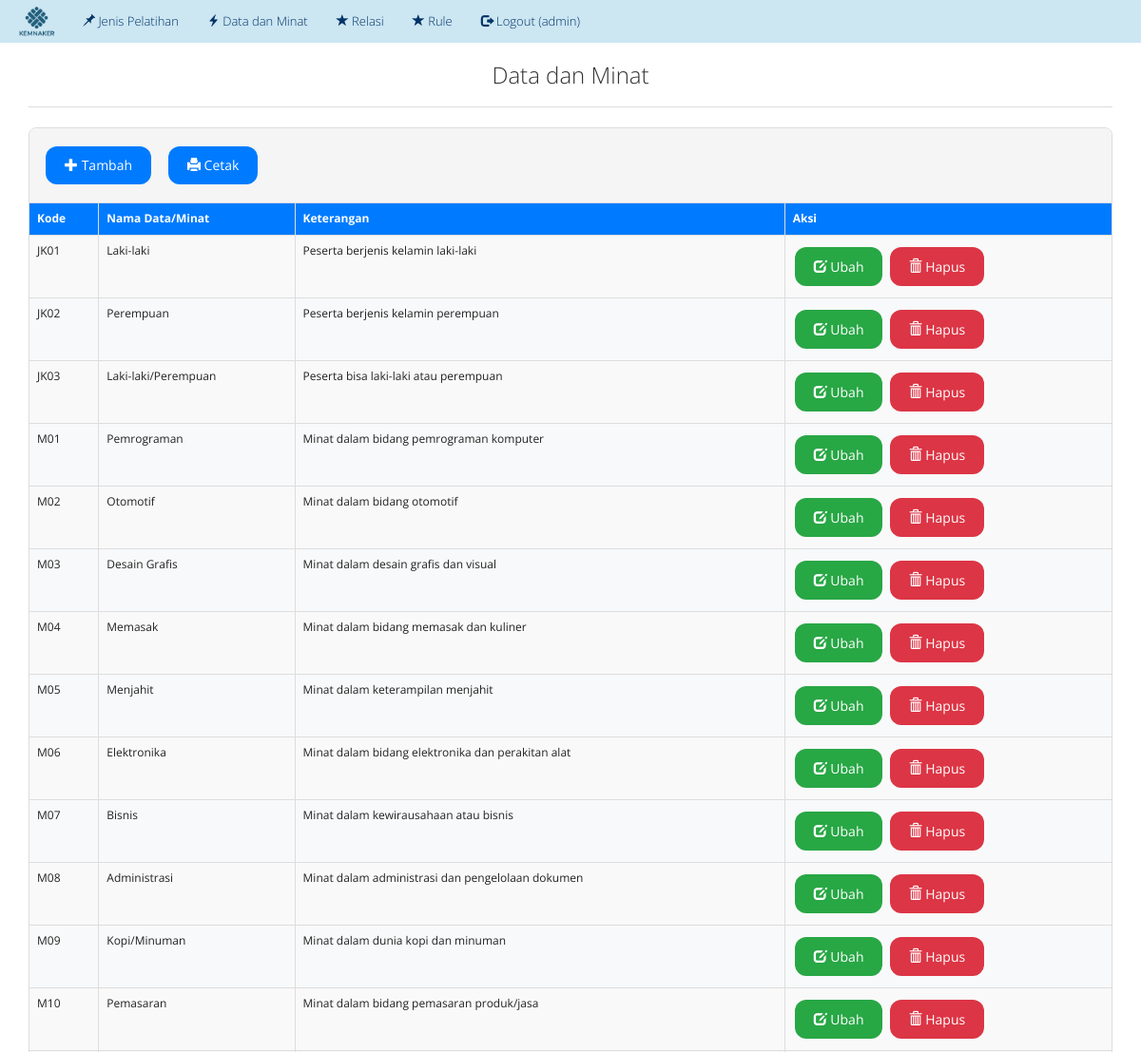
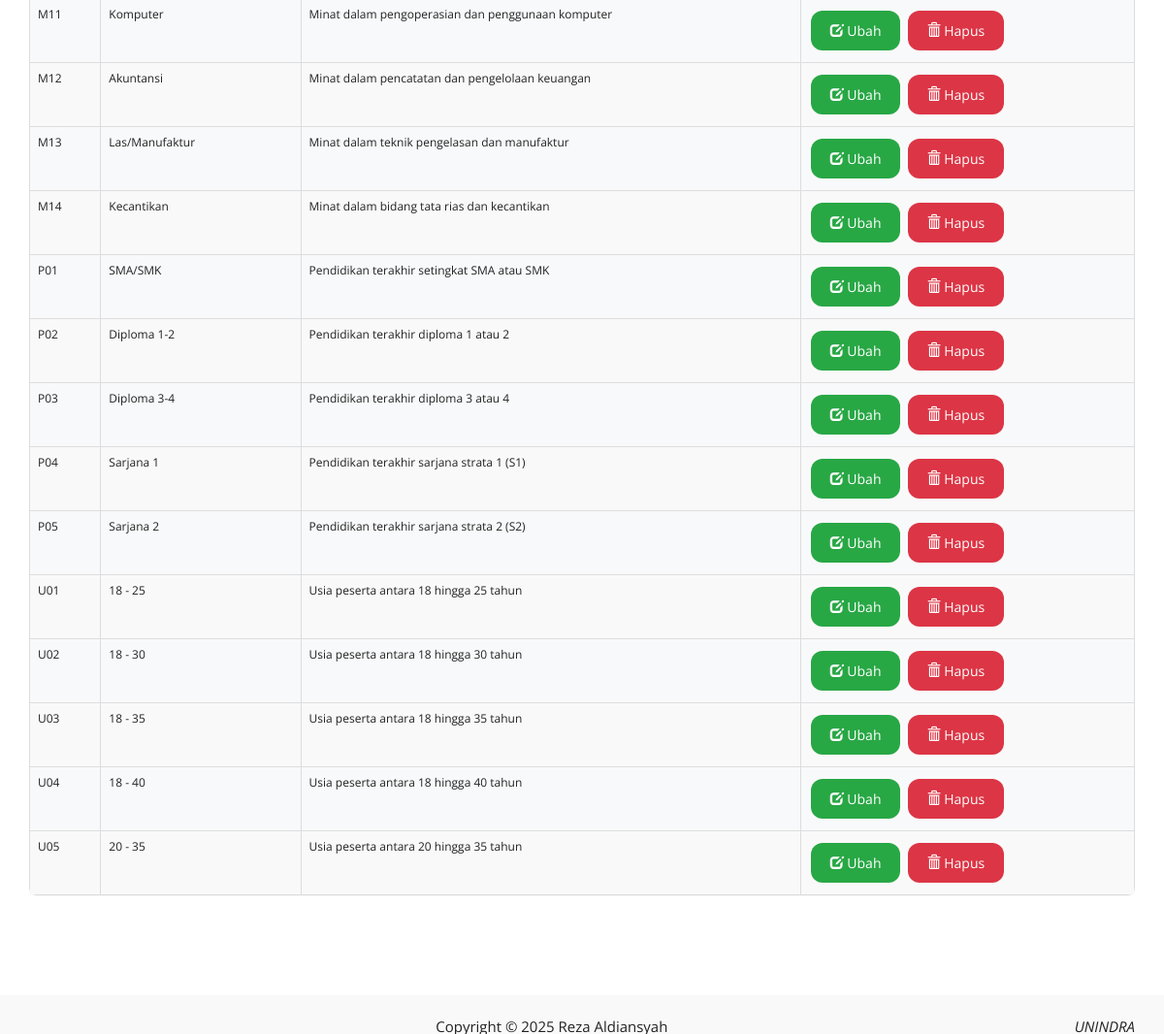
Page /index.php?m=dataminat (signed in) on the committed database (2 pictures, top to bottom).
### tables this page shows
CREATE TABLE `tb_dataminat` (
  `kode_dataminat` varchar(16) NOT NULL,
  `nama_dataminat` varchar(255) DEFAULT NULL,
  `keterangan` text DEFAULT NULL
);

### functions.php (called while the page is built, shortened)
<?php
$config["server"] = 'localhost';
$config["username"] = 'root';
$config["password"] = '';
$config["database_name"] = 'sp_fc_pelatihankerja';
include 'includes/db.php';
$db = new DB($config['server'], $config['username'], $config['password'], $config['database_name']);
function _get($key, $val = null)
{
    if (isset($_GET[$key]))
        return $_GET[$key];
    else
        return $val;
}

### includes/db.php (called while the page is built, shortened)
<?php
class DB
{
    var $conn = null;
    public function __construct($host, $username, $passwd, $dbname)
    {
        $this->conn = mysqli_connect($host, $username, $passwd, $dbname);
    }
    public function query($sql)
    {
        $query = mysqli_query($this->conn, $sql) or die('<pre>Error mysqli_query: ' . mysqli_error($this->conn) . '<br />' . $sql . '</pre>');
        return $query;
    }
    public function get_results($sql)
    {
        $query = $this->query($sql);
        $arr = array();
        while ($row = mysqli_fetch_object($query)) {
            $arr[] = $row;
        }
        return $arr;
    }
}

### dataminat.php (the view, shortened to what this page needs)
<div class="page-header">
    <h1>Data dan Minat</h1>
</div>
<div class="panel panel-default">
    <div class="panel-heading">
        <form class="form-inline">
            <div class="form-group">
                <a class="custom-btn btn-add" href="?m=dataminat_tambah"><span class="glyphicon glyphicon-plus"></span> Tambah</a>
            </div>
            <div class="form-group">
                <a class="custom-btn btn-print" href="cetak.php?m=dataminat" target="_blank"><span class="glyphicon glyphicon-print"></span> Cetak</a>
            </div>
        </form>
    </div>
    <div class="table-responsive">
        <table class="table table-bordered table-hover table-striped">
            <thead>
                <tr>
                    <th>Kode</th>
                    <th>Nama Data/Minat</th>
                    <th>Keterangan</th>
                    <th>Aksi</th>
                </tr>
            </thead>
            <tbody>
                <?php
                $q = esc_field(_get('q'));
                $rows = $db->get_results("SELECT * FROM tb_dataminat
                WHERE kode_dataminat LIKE '%$q%' OR nama_dataminat LIKE '%$q%' OR keterangan LIKE '%$q%'
                ORDER BY kode_dataminat");
                foreach ($rows as $row) : ?>
                    <tr>
                        <td><?= $row->kode_dataminat ?></td>
                        <td><?= $row->nama_dataminat ?></td>
                        <td><?= $row->keterangan ?></td>
                        <td class="nw">
                            <a class="custom-btn btn-edit btn-xs" href="?m=dataminat_ubah&ID=<?= $row->kode_dataminat ?>"><span class="glyphicon glyphicon-edit"></span> Ubah</a>
                            <a class="custom-btn btn-delete btn-xs" href="aksi.php?act=dataminat_hapus&ID=<?= $row->kode_dataminat ?>" onclick="return confirm('Hapus data?')"><span class="glyphicon glyphicon-trash"></span> Hapus</a>
                        </td>
                    </tr>
                <?php endforeach; ?>
            </tbody>
        </table>
    </div>
</div>

### assets/css/general.css (style rules this page uses)
html { position: relative; min-height: 100%; }
body { margin-bottom: 70px; }
.nw { white-space: nowrap; }
.page-header { margin-top: 0; padding-bottom: 0; }
.page-header h1 { margin-top: 0; }
.page-header h1 { font-size: 2.5rem; color: #4A90E2; margin-bottom: 20px; }

### index.php (style rules this page uses)
:root { --logo-dark: #003366; --logo-light: #CCE6F2; }

### dataminat.php (style rules this page uses)
.custom-btn { border: none; color: white; padding: 10px 20px; text-align: center; text-decoration: none; display: inline-block; font-size: 14px; margin: 4px 2px; transition-duration: 0.4s; cursor: pointer; border-radius: 12px; }
.btn-add { background-color: #007BFF; color: white; }
.btn-print { background-color: #007BFF; color: white; }
.btn-edit { background-color: #28a745; color: white; }
.btn-delete { background-color: #dc3545; color: white; }
.table thead { background-color: #007BFF; color: white; }
.table tbody { background-color: #f8f9fa; }
.page-header h1 { font-size: 24px; color: #333; text-align: center; margin-bottom: 20px; }
.panel { border: 1px solid #ddd; border-radius: 8px; }
.panel-heading { background-color: #f8f9fa; border-bottom: 1px solid #ddd; padding: 15px; border-radius: 8px 8px 0 0; }
.form-inline .form-group { margin-right: 10px; }

### rows in the picture
tb_dataminat: kode_dataminat "JK01", nama_dataminat "Laki-laki", keterangan "Peserta berjenis kelamin laki-laki"
tb_dataminat: kode_dataminat "JK02", nama_dataminat "Perempuan", keterangan "Peserta berjenis kelamin perempuan"
tb_dataminat: kode_dataminat "JK03", nama_dataminat "Laki-laki/Perempuan", keterangan "Peserta bisa laki-laki atau perempuan"
tb_dataminat: kode_dataminat "M01", nama_dataminat "Pemrograman", keterangan "Minat dalam bidang pemrograman komputer"
tb_dataminat: kode_dataminat "M02", nama_dataminat "Otomotif", keterangan "Minat dalam bidang otomotif"
tb_dataminat: kode_dataminat "M03", nama_dataminat "Desain Grafis", keterangan "Minat dalam desain grafis dan visual"
tb_dataminat: kode_dataminat "M04", nama_dataminat "Memasak", keterangan "Minat dalam bidang memasak dan kuliner"
tb_dataminat: kode_dataminat "M05", nama_dataminat "Menjahit", keterangan "Minat dalam keterampilan menjahit"
tb_dataminat: kode_dataminat "M06", nama_dataminat "Elektronika", keterangan "Minat dalam bidang elektronika dan perakitan alat"
tb_dataminat: kode_dataminat "M07", nama_dataminat "Bisnis", keterangan "Minat dalam kewirausahaan atau bisnis"
tb_dataminat: kode_dataminat "M08", nama_dataminat "Administrasi", keterangan "Minat dalam administrasi dan pengelolaan dokumen"
tb_dataminat: kode_dataminat "M09", nama_dataminat "Kopi/Minuman", keterangan "Minat dalam dunia kopi dan minuman"
tb_dataminat: kode_dataminat "M10", nama_dataminat "Pemasaran", keterangan "Minat dalam bidang pemasaran produk/jasa"
tb_dataminat: kode_dataminat "M11", nama_dataminat "Komputer", keterangan "Minat dalam pengoperasian dan penggunaan komputer"
tb_dataminat: kode_dataminat "M12", nama_dataminat "Akuntansi", keterangan "Minat dalam pencatatan dan pengelolaan keuangan"
tb_dataminat: kode_dataminat "M13", nama_dataminat "Las/Manufaktur", keterangan "Minat dalam teknik pengelasan dan manufaktur"
tb_dataminat: kode_dataminat "M14", nama_dataminat "Kecantikan", keterangan "Minat dalam bidang tata rias dan kecantikan"
tb_dataminat: kode_dataminat "P01", nama_dataminat "SMA/SMK", keterangan "Pendidikan terakhir setingkat SMA atau SMK"
tb_dataminat: kode_dataminat "P02", nama_dataminat "Diploma 1-2", keterangan "Pendidikan terakhir diploma 1 atau 2"
tb_dataminat: kode_dataminat "P03", nama_dataminat "Diploma 3-4", keterangan "Pendidikan terakhir diploma 3 atau 4"
tb_dataminat: kode_dataminat "P04", nama_dataminat "Sarjana 1", keterangan "Pendidikan terakhir sarjana strata 1 (S1)"
tb_dataminat: kode_dataminat "P05", nama_dataminat "Sarjana 2", keterangan "Pendidikan terakhir sarjana strata 2 (S2)"
tb_dataminat: kode_dataminat "U01", nama_dataminat "18 - 25", keterangan "Usia peserta antara 18 hingga 25 tahun"
tb_dataminat: kode_dataminat "U02", nama_dataminat "18 - 30", keterangan "Usia peserta antara 18 hingga 30 tahun"
tb_dataminat: kode_dataminat "U03", nama_dataminat "18 - 35", keterangan "Usia peserta antara 18 hingga 35 tahun"
tb_dataminat: kode_dataminat "U04", nama_dataminat "18 - 40", keterangan "Usia peserta antara 18 hingga 40 tahun"
tb_dataminat: kode_dataminat "U05", nama_dataminat "20 - 35", keterangan "Usia peserta antara 20 hingga 35 tahun"

### other values in the picture
_session('login') "admin"
